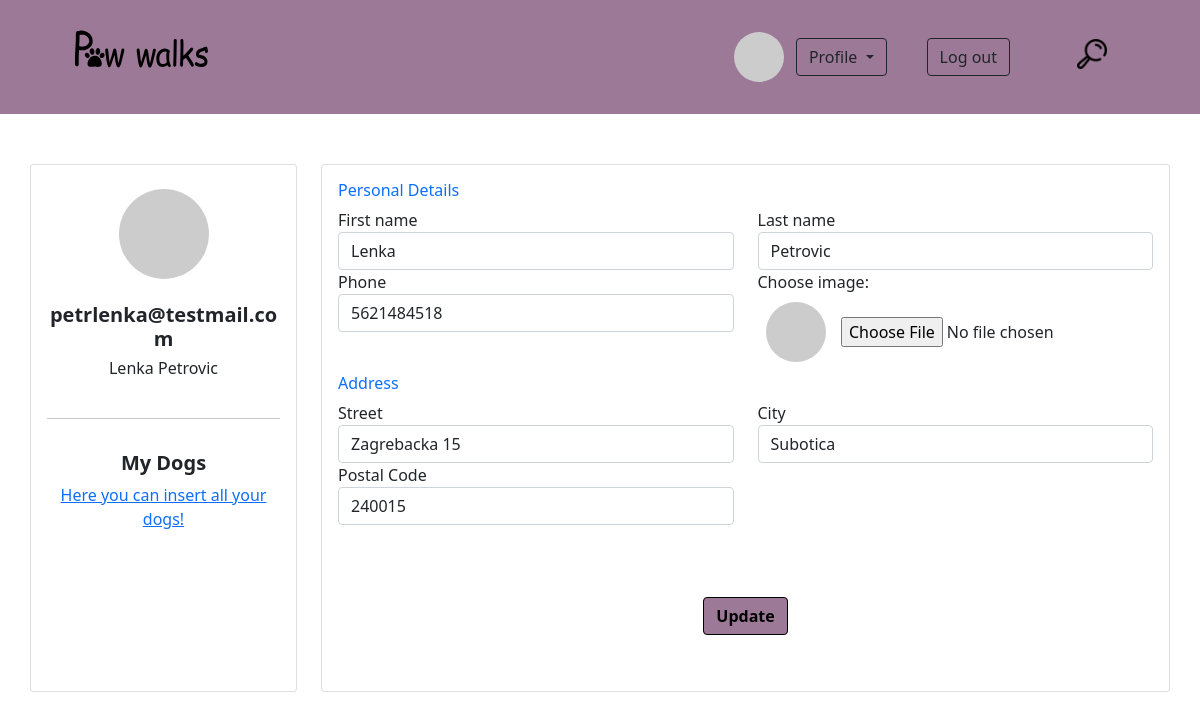
Before: /customer_dashboard/editCustomerProfile.php (signed in) with the older database file.
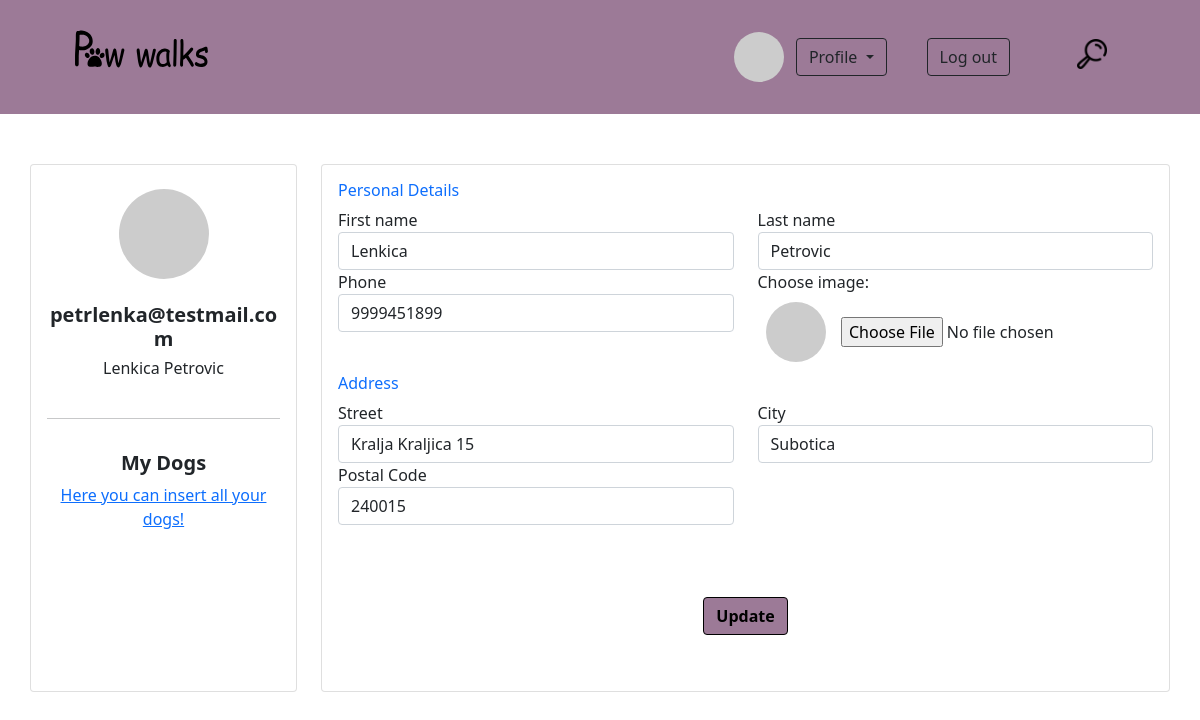
After: the same page with the newer database file.
### tables this page shows
CREATE TABLE `user` (
  `id` int(10) UNSIGNED NOT NULL,
  `role` enum('admin','customer','walker') NOT NULL,
  `first_name` varchar(20) NOT NULL,
  `last_name` varchar(20) NOT NULL,
  `email` varchar(255) NOT NULL,
  `password` varchar(255) NOT NULL,
  `forgot_password_code` varchar(10) DEFAULT NULL,
  `phone_number` varchar(30) NOT NULL,
  `address_id` int(10) UNSIGNED NOT NULL,
  `picture` varchar(255) DEFAULT NULL,
  `is_verified` tinyint(1) NOT NULL DEFAULT 0,
  `verification_code` char(6) DEFAULT NULL,
  `created_at` datetime NOT NULL,
  `updated_at` datetime NOT NULL
);

CREATE TABLE `address` (
  `id` int(10) UNSIGNED NOT NULL,
  `street` varchar(100) NOT NULL,
  `city` varchar(40) NOT NULL,
  `postal_code` int(11) DEFAULT NULL
);

### customer_dashboard/editCustomerProfile.php (the view, shortened to what the changed rows need)
<!DOCTYPE html>
<html lang="en">
<head>
    <link rel="stylesheet" type="text/css" href="../css/editProfileStyle.css">
    <link rel="stylesheet" href="../css/homeStyle.css">
    <link rel="stylesheet" href="../css/scrollbar.css">
    <link href="https://cdn.jsdelivr.net/npm/bootstrap@5.1.3/dist/css/bootstrap.min.css" rel="stylesheet">
</head>
<body>
<?php
    $sqlUser = "SELECT u.first_name, u.last_name, u.email, u.phone_number, u.picture,a.street, a.city, a.postal_code FROM user u
                    INNER JOIN address a ON a.id = u.address_id
                    WHERE u.id = ".$_SESSION['id'];
try{
        $conn = new PDO("mysql:host=" . HOST . ";dbname=" . DB, USER, PASS);
        $stmtUser=$conn->prepare($sqlUser);
        $stmtUser->execute();
        $userData = $stmtUser->fetch(PDO::FETCH_ASSOC);
    }
    catch (Exception $ex){
        echo($ex -> getMessage());
    }
?>
    <div class="container d-flex align-self-center" style="padding: 50px 0">
        <div class="row gutters">
            <div class="col-xl-3 col-lg-3 col-md-12 col-sm-12 col-12">
                <div class="card h-100">
                    <div class="card-body">
                        <div class="account-settings">
                            <div class="user-profile">
                                <div class="user-avatar d-flex justify-content-center">
                                    <img src="https://picsum.photos/150/150" class="img-fluid rounded-circle m-2" alt="Profile picture">
                                </div>
                                <h5 id="emailCust" class="user-email" style="font-weight: bold"><?php echo $userData['email'];?></h5>
                                <h6 class="user-name"><?php echo $userData['first_name']." ".$userData['last_name'];?></h6>
                            </div>
                        </div>
                    </div>
                </div>
            </div>
            <div class="col-xl-9 col-lg-9 col-md-12 col-sm-12 col-12">
                <div class="card h-100">
                    <div class="card-body">
                        <div class="row gutters" >
                            <div class="col-xl-6 col-lg-6 col-md-6 col-sm-6 col-12">
                                <div class="form-group">
                                    <label for="firstName">First name</label>
                                    <input type="text" class="form-control" id="firstNameCust" placeholder="Enter your first name" value="<?php echo $userData['first_name'];?>">
                                </div>
                            </div>
                            <div class="col-xl-6 col-lg-6 col-md-6 col-sm-6 col-12">
                                <div class="form-group">
                                    <label for="lastName">Last name</label>
                                    <input type="text" class="form-control" id="lastNameCust" placeholder="Enter your last name" value="<?php echo $userData['last_name'];?>">
                                </div>
                            </div>
                            <div class="col-xl-6 col-lg-6 col-md-6 col-sm-6 col-12">
                                <div class="form-group">
                                    <label for="phone">Phone</label>
                                    <input type="text" class="form-control" id="phoneCust" placeholder="Enter phone number" value="<?php echo $userData['phone_number'];?>">
                                </div>
                            </div>
                        </div>
                        <div class="row gutters">
                            <div class="col-xl-6 col-lg-6 col-md-6 col-sm-6 col-12">
                                <div class="form-group">
                                    <label for="Street">Street</label>
                                    <input type="text" class="form-control" id="streetCust" placeholder="Enter Street" value="<?php echo $userData['street'];?>">
                                </div>
                            </div> <br>
                            <div class="col-xl-6 col-lg-6 col-md-6 col-sm-6 col-12">
                                <div class="form-group">
                                    <label for="city">City</label>
                                    <input type="text" class="form-control" id="cityCust" placeholder="Enter City" value="<?php echo $userData['city'];?>">
                                </div>
                            </div>
                            <div class="col-xl-6 col-lg-6 col-md-6 col-sm-6 col-12">
                                <div class="form-group">
                                    <label for="zip">Postal Code</label>
                                    <input type="text" class="form-control" id="zipCust" placeholder="Postal Code" value="<?php echo $userData['postal_code'];?>">
                                </div>
                            </div>
                        </div>
                        <br>
                        <br>
                    </div>
                </div>
            </div>
        </div>
    </div>
</body>
</html>

Changed rows visible on the page:
changed user "petrlenka@testmail.com": first_name "Lenka" → "Lenkica"; phone_number "5621484518" → "9999451899"; address.street "Zagrebacka 15" → "Kralja Kraljica 15"
